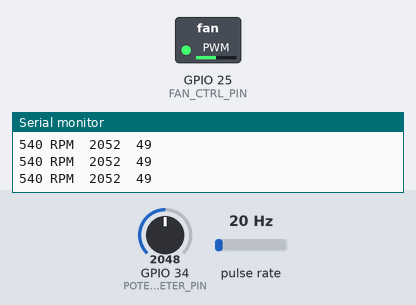
The sketch below on a simulated ESP32. Parts: switched loads named in the sketch (green lamp = pin HIGH), the last lines printed to the serial monitor. Wiring (inferred from the names in the program): pulse sensor: data GPIO 36. The inputs (shaded band) are chosen by the test bench; at power-on: GPIO 34 (POTENTIOMETER_PIN) = 2048, pulse rate 20 Hz.

Above: at 1.4 s.
1.5 s: GPIO 34 (POTENTIOMETER_PIN) set to 2866
At 2.6 s:
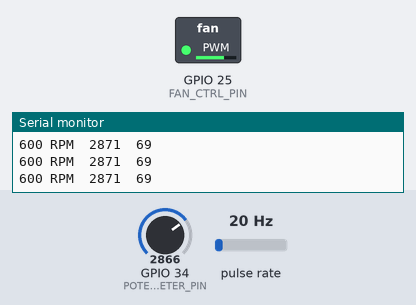
3.1 s: GPIO 34 (POTENTIOMETER_PIN) set to 3603
At 4.0 s:
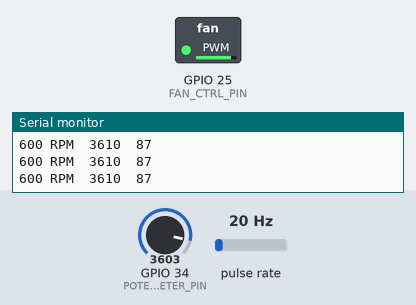
4.6 s: GPIO 34 (POTENTIOMETER_PIN) set to 491
At 5.8 s:
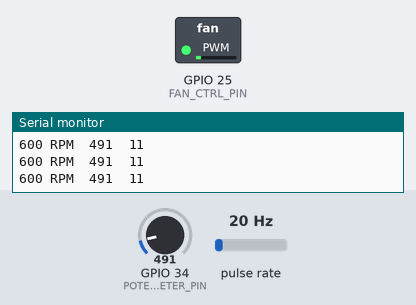
Timing chart, 0 to 7.6 s (numbered marks = the images above; inputs shaded):
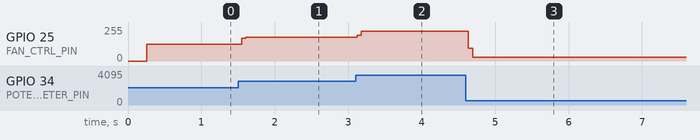

Measured:
- after the input at 1.5 s, GPIO 25 (FAN_CTRL_PIN): 127/255 → 177/255 after 0.05 s
- after the input at 3.1 s, GPIO 25 (FAN_CTRL_PIN): 177/255 → 223/255 at once
- after the input at 4.6 s, GPIO 25 (FAN_CTRL_PIN): 223/255 → 30/255 at once

The sketch:

fan_control_tach.ino
```cpp
#include "esp_attr.h"

int tachInput = 0;                  //The input from the tachometer built in on the fan
                                    //Sends >>TWO PULSES PER ROTATION<<
                                    //Used for counting average RPM last second
int tachCount = 0;                  //Counts pulses since laste 1-second average calculation
int RPM = 0;                        //Calculated 1-sec average RPM
int fanCtrlVoltage = 0;             //The control voltage to output to the fan control pwm input
int fanPowerPercent = 0;
int potentiometerInput = 0;         //The Voltage recorded from the potentiometer
int potentiometerSamples = 500;     //Samples from potentiometer to get average value
unsigned long currentMillis = 0;
unsigned long previousTach = 0;
unsigned long tachInterval = 1000; //The interval between measurments of RPM. >>MUST BE 1000<<
                                    //Useäd for calculating average RPM last second
unsigned long previousUpdate = 0;
unsigned long updateInterval = 10; //The delay between general updates (ticks)


#define FAN_CTRL_PIN 25
#define FAN_CTRL_CHANNEL 2
#define POTENTIOMETER_PIN 34
#define TACH_PIN 36

void setupLedcChannel(uint8_t pin, uint8_t channel){  // Creates a channel and attaches a pin
  ledcAttachPin(pin, channel);  // Attaches pin to channel
  ledcSetup(channel, 20000, 8); // Sets up channel (channel number, frequency, resolution)
}

void tachCounter() {
    //tachInput = analogRead(TACH_PIN);
    tachCount++;        //increments tachCount by one, for each tach pulse
  //  Serial.println("count!");
}

void setup(){

    Serial.begin(115200);
    delay(200);

    setupLedcChannel(FAN_CTRL_PIN, FAN_CTRL_CHANNEL);

    pinMode(TACH_PIN, INPUT);
    pinMode(POTENTIOMETER_PIN, INPUT);


    attachInterrupt(TACH_PIN, tachCounter, FALLING);    //Upon detecting falling edge on tach pulse on tach pin,
                                                        //trigger tachCounter function
}

void loop(){

    currentMillis = millis();

    //Print values
   /*  if(currentMillis - previousUpdate >= updateInterval){
        previousUpdate = currentMillis;
 */
        for(int i = 0; i < potentiometerSamples; i++){
        potentiometerInput += analogRead(POTENTIOMETER_PIN);
        }
        potentiometerInput /= potentiometerSamples;

        fanCtrlVoltage = map(potentiometerInput, 0, 4095, 0, 255);
        fanCtrlVoltage = constrain(fanCtrlVoltage, 0, 255);
        ledcWrite(FAN_CTRL_CHANNEL, fanCtrlVoltage);
        //ledcWrite(FAN_CTRL_CHANNEL, 0);
        fanPowerPercent = map(fanCtrlVoltage, 0, 255, 0, 100);

        //Serial.print("Speed: ");
        Serial.print(RPM);
        Serial.print(" RPM\t");

        Serial.print(potentiometerInput);
        Serial.print("\t");

        //Serial.print("Fan power: ");
        Serial.println(fanPowerPercent);
        //Serial.print("%");
        //Serial.println("\t");
    //}

    //Calculate 1-sec average RPM
    if(currentMillis - previousTach >= tachInterval){

        //RPM = ((tachCount/2)/((currentMillis - previousTach)/1000))*60;
        RPM = (tachCount/2)*60;
        tachCount = 0;
        previousTach = currentMillis;

    }
}
```
